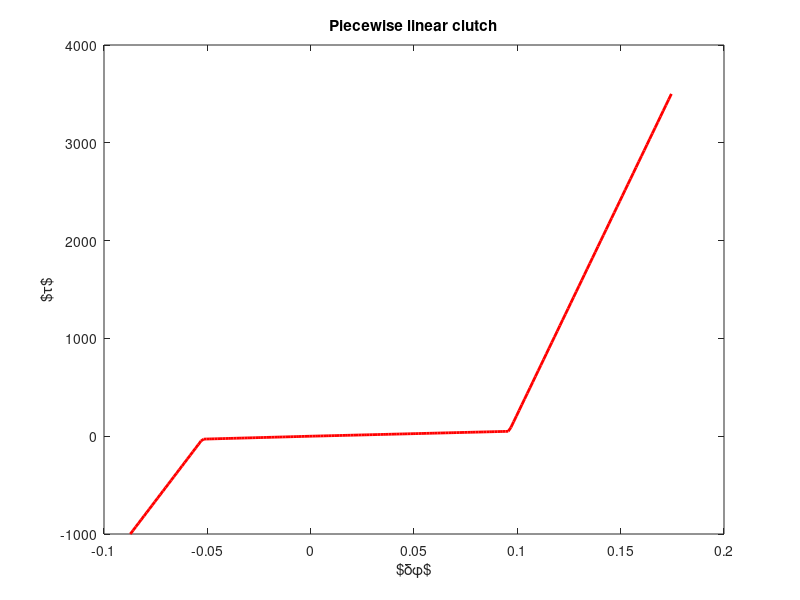

Write the MATLAB code that produced this figure.

b = [ -0.087266462599716474; -0.052359877559829883; 0.0; 0.09599310885968812; 0.17453292519943295 ];
c = [ -1000; -30; 0; 50; 3500 ];

x = linspace(b(1), b(end), 200)';

y = interp1(b, c, x);

H = plot(x, y,'r');
set(findall(H, '-property', 'linewidth'), 'linewidth', 2);
title('Piecewise linear clutch')
xlabel('$\delta\phi$')
ylabel('$\tau$')


print( 'clutch.tikz', '-dtikz', '-F:10', '-r100');
